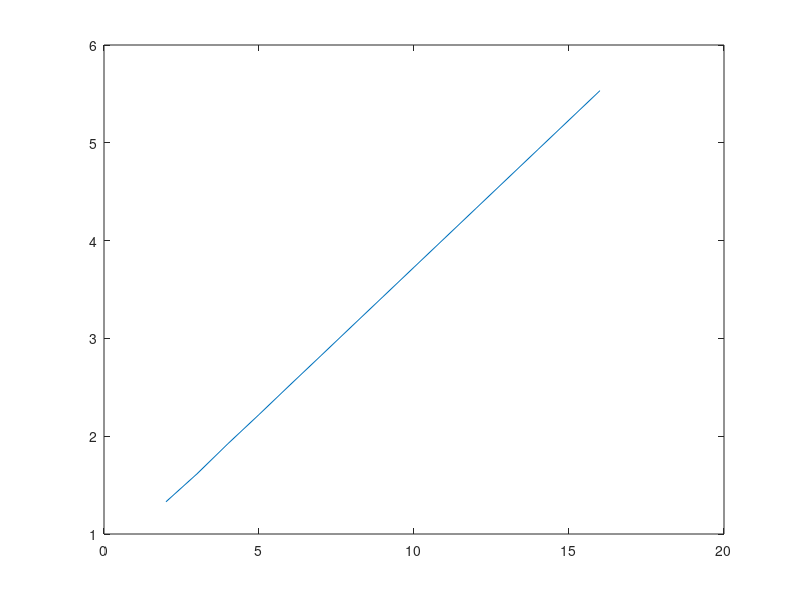

Source code (MATLAB):
clear
%{
s=sqrt(5);
x(1)=2;

for n=1:9
   x(n+1)=(5+x(n))/(1+x(n));
end
for n=1:length(x)
   e(n)= abs(x(n)-s);
   fprintf('n=%2d->x=%.16f->e=%.2e\n',n,x(n),e(n));
end
semilogy(e,'b');hold on;

for n=1:9
   x(n+1)=(5+x(n))/(1+x(n));
   if(rem(n,2)==0)
       x(n+1)=x(n+1)-((x(n+1)-x(n))^2)/(x(n+1)-2*x(n)+x(n-1));
   end
end
for n=1:length(x)
   e(n)= abs(x(n)-s);
   fprintf('n=%2d->x=%.16f->e=%.2e\n',n,x(n),e(n));
end
semilogy(e,'r');
%}

c=6;
s=power(c,1/3);
x(1)=2;
e(1)=abs(s-x(1));
for n=1:15
    x(n+1)=sqrt(c/x(n));
    Eabs(n+1)=abs(s-x(n+1));
    fprintf('Iter %2d: x=%.15f->Eabs=%.2e\n',n,x(n+1),Eabs(n+1));
end

Erel=Eabs/abs(s);
cifras=-log10(Erel);
plot(cifras);

for n=1:length(x)-2
    abs(x(n+2)-x(n+1))/abs(x(n+1)-x(n))
end 



















